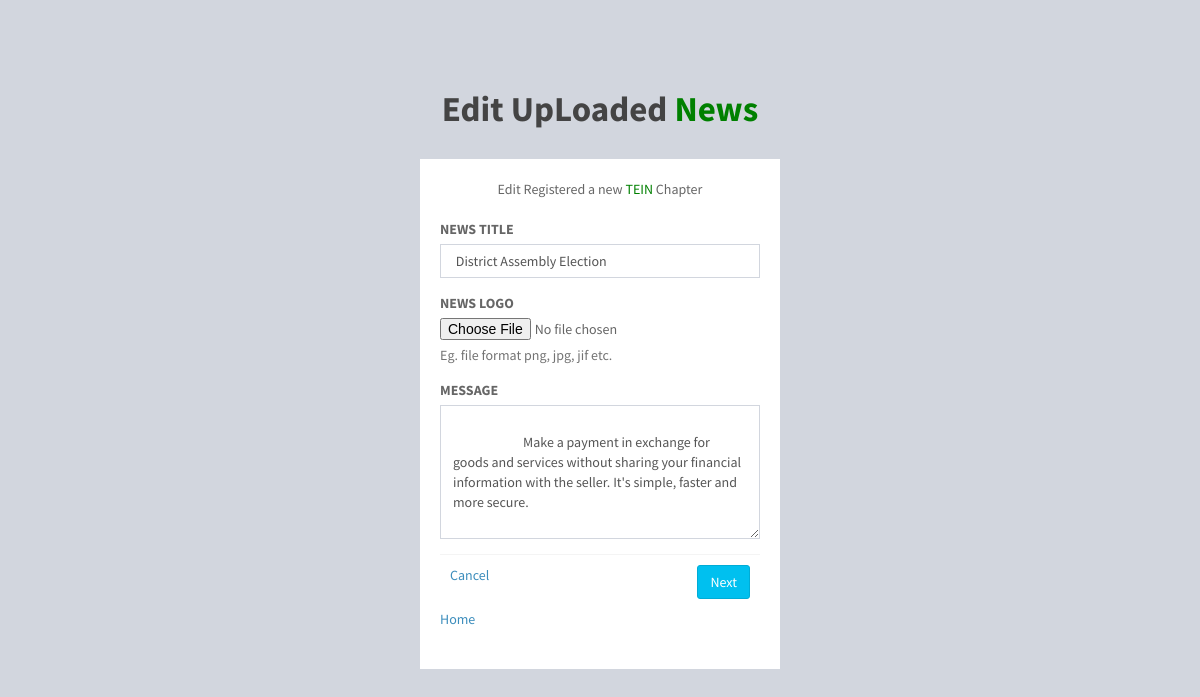
Page /ndc_news/Edit_ndc_news.php?news_id=4 on the committed database.
### tables this page shows
CREATE TABLE IF NOT EXISTS `news_tb` (
  `news_id` int(11) NOT NULL AUTO_INCREMENT,
  `news_image` varchar(225) NOT NULL,
  `news_title` varchar(225) NOT NULL,
  `news_body` text NOT NULL,
  PRIMARY KEY (`news_id`)
);

### ndc_news/Edit_ndc_news.php (the view, shortened to what this page needs)
<?php
	include_once '../core/initialize-all-pages.php';
?>
<!DOCTYPE html>
<html>
  <head>
    <link rel="stylesheet" href="../bootstrap/css/bootstrap.min.css">
    <link rel="stylesheet" href="https://maxcdn.bootstrapcdn.com/font-awesome/4.4.0/css/font-awesome.min.css">
    <link rel="stylesheet" href="https://code.ionicframework.com/ionicons/2.0.1/css/ionicons.min.css">
    <link rel="stylesheet" href="../dist/css/AdminLTE.min.css">
    <link rel="stylesheet" href="../plugins/iCheck/square/blue.css">
  </head>
  <body class="hold-transition register-page">
    <?php
    if(isset($_GET['news_id']))
  {
     $news_id=$_GET['news_id'];
  $query = "SELECT * FROM news_tb where news_id='$news_id' ";
            $result=$mysqli->query($query);
            while($row = $result->fetch_assoc()){
                 $news_title= $row['news_title'];
                 $news_body=$row['news_body'];
                 $news_image=$row['news_image'];
    ?>
    <div class="register-box">
      <div class="register-logo">
        <a href="#"><marquee><b>Edit UpLoaded  <span style="color:green">News</span> </b> </marquee></a>
      </div>
      <div class="register-box-body">
        <p class="login-box-msg">Edit Registered a new <span style="color:green">TEIN</span> Chapter</p>
        <form action="" method="post" enctype="multipart/form-data">
                    <div class="form-group">
                      <label for="news_title">NEWS TITLE</label>
                        <input type="text" class="form-control"  name="news_title" placeholder="News Title"  value=" <?php echo $news_title; ?> ">
                    </div>
                     <div class="form-group">
                      <label for="news_image">NEWS LOGO</label>
                       <input type="file"  name="news_image"  value="<?php echo $news_image; ?> " >
                      <p class="help-block">Eg. file format png, jpg, jif etc.</p>
                    </div>
                    <div class="form-group">
                      <label for="news_body">MESSAGE </label>
                      <textarea rows="6" cols="0" name="news_body" class="form-control"  placeholder="Enter message ..." >
                        <?php echo $news_body; ?>
                      </textarea>
                    </div>
                  <div class="box-footer">
                   <a href="register-step-1.php">Cancel</a>
                    <input type="submit" class="btn btn-info pull-right" value="Next">
                  </div>
        </form>
        <?php
          }
     }
     ?>
         <a href="../index.php" class="text-center">Home</a>
        <br/><br/>
      </div>
    </div>
  </body>
</html>

### rows in the picture
news_tb: news_title "District Assembly Election", news_body "Make a payment in exchange for goods and services without sharing your financial information with the seller. It's simple, faster and more secure."
